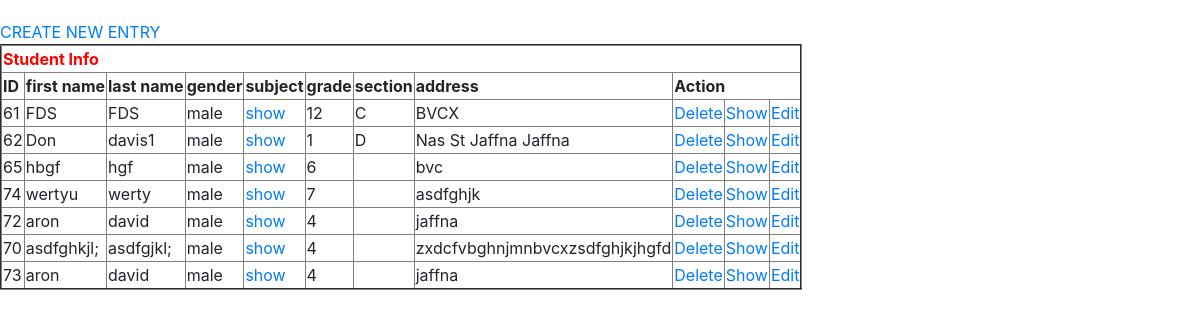
Page /student/index.php on the committed database.
### tables this page shows
CREATE TABLE IF NOT EXISTS `studentdeatils` (
  `id` int(10) NOT NULL AUTO_INCREMENT,
  `firstname` varchar(110) NOT NULL,
  `lastname` varchar(110) NOT NULL,
  `gender` varchar(110) NOT NULL,
  `subject` varchar(110) NOT NULL,
  `grade` varchar(110) NOT NULL,
  `section` varchar(110) NOT NULL,
  `address` varchar(250) NOT NULL,
  PRIMARY KEY (`id`)
);

CREATE TABLE IF NOT EXISTS `stdata` (
  `id` int(100) NOT NULL AUTO_INCREMENT,
  `gname` varchar(110) NOT NULL,
  `gcolour` varchar(110) NOT NULL,
  `gorder` varchar(100) NOT NULL,
  PRIMARY KEY (`id`)
);

### student/index.php (the view, shortened to what this page needs)
<?php
include('../index.php');
?>
<?php
        $sql="SELECT studentdeatils.id,studentdeatils.firstname,studentdeatils.lastname,studentdeatils.gender,studentdeatils.subject,stdata.gname,stdata.gorder,studentdeatils.address
        FROM studentdeatils
        INNER JOIN stdata ON studentdeatils.grade=stdata.id  " ;
        $result = mysqli_query($con,$sql);
?>
<a href="create.php">CREATE NEW ENTRY</a>
    <table border="2" ;style="width:100%";color:gray>
        <th colspan="12" style="color:red;">Student Info</th>
        <tr>
            <th>ID</th>
            <th>first name</th>
            <th>last name</th>
            <th>gender</th>
            <th>subject</th>
            <th>grade</th>
            <th>section</th>
            <th>address</th>
            <th colspan="3">Action</th>
        </tr>
<?php
    while($row = mysqli_fetch_assoc($result)){
?>
       <tr>
        <td><?php echo $row['id']; ?></td>
        <td><?php echo $row['firstname']; ?></td>
        <td><?php echo $row['lastname']; ?></td>
        <td><?php echo $row['gender']; ?></td>
        <td><a href="http://aaron.com/student_management_system/student_subject/index.php?id=<?php echo $row['id']; ?>">show</a></td>
        <td><?php echo $row['gname']; ?></td>
        <td><?php echo $row['gorder']; ?></td>
        <td><?php echo $row['address']; ?></td>
        <td><a href="delete.php?id=<?php echo $row['id']; ?>">Delete</a></td>
        <td><a href="show.php?id=<?php echo $row['id']; ?>">Show</a></td>
        <td><a href="edit.php?id=<?php echo $row['id']; ?>">Edit</a></td>
       </tr>
<?php
    }
?>
    </table>

### index.php (shortened to what this page needs)
<!DOCTYPE html>
<html lang="en">
<head>
  <link rel="stylesheet" href="https://cdn.jsdelivr.net/npm/bootstrap@4.6.0/dist/css/bootstrap.min.css">
</head>
<body>
<div class="main">
</div>
</body>
</html>

### index.php (style rules this page uses)
.main { margin-left: 200px; padding: 10px 10px; }

### rows in the picture
studentdeatils: id "61", firstname "FDS", lastname "FDS", gender "male", stdata.gname "12", stdata.gorder "C", address "BVCX"
studentdeatils: id "62", firstname "Don", lastname "davis1", gender "male", stdata.gname "1", stdata.gorder "D", address "Nas St Jaffna Jaffna"
studentdeatils: id "65", firstname "hbgf", lastname "hgf", gender "male", stdata.gname "6", address "bvc"
studentdeatils: id "74", firstname "wertyu", lastname "werty", gender "male", stdata.gname "7", address "asdfghjk"
studentdeatils: id "72", firstname "aron", lastname "david", gender "male", stdata.gname "4", address "jaffna"
studentdeatils: id "70", firstname "asdfghkjl;", lastname "asdfgjkl;", gender "male", stdata.gname "4", address "zxdcfvbghnjmnbvcxzsdfghjkjhgfd"
studentdeatils: id "73", firstname "aron", lastname "david", gender "male", stdata.gname "4", address "jaffna"
